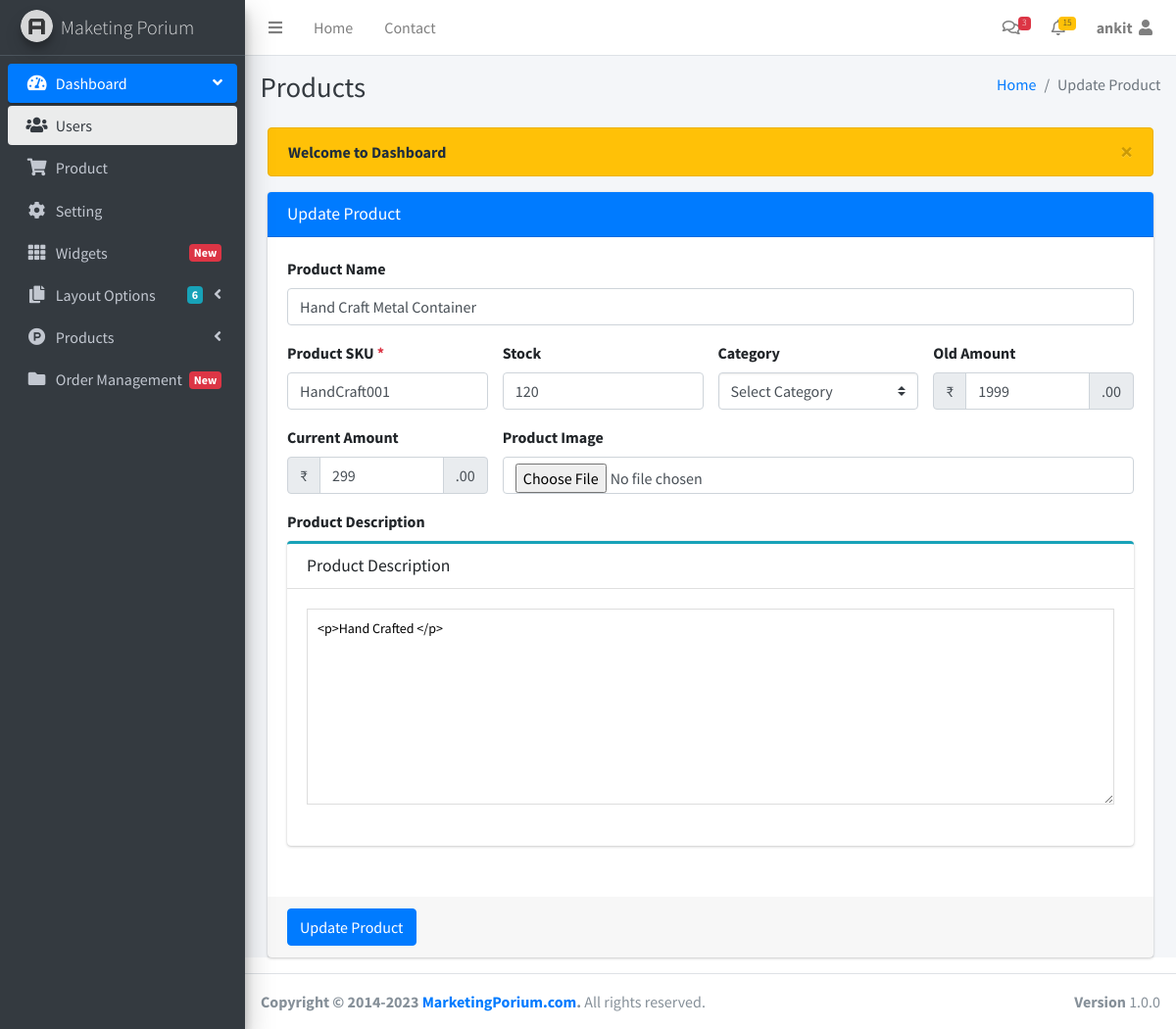
The app's page /admin/edit-product.php?product_id=2 (signed in) with its own data.
### tables this page shows
CREATE TABLE `products` (
  `product_id` int(11) NOT NULL,
  `product_name` varchar(255) NOT NULL,
  `product_category_id` int(11) NOT NULL,
  `product_old_price` float NOT NULL,
  `product_price` float NOT NULL,
  `product_stock` int(11) NOT NULL,
  `product_description` text NOT NULL,
  `product_image` varchar(255) NOT NULL,
  `product_code` varchar(255) NOT NULL,
  `product_status` tinyint(1) DEFAULT 1
);

### admin/edit-product.php (the view, shortened to what this page needs)
<?php
include('includes/header.php');
include('includes/topbar.php');
include('includes/sidebar.php');
?>
<div class="content-wrapper">
    <div class="content-header">
        <div class="container-fluid">
            <div class="row mb-2">
                <div class="col-sm-6">
                    <h1 class="m-0 text-dark">Products</h1>
                </div>
                <div class="col-sm-6">
                    <ol class="breadcrumb float-sm-right">
                        <li class="breadcrumb-item"><a href="index.php">Home</a></li>
                        <li class="breadcrumb-item active">Update Product</li>
                    </ol>
                </div>
            </div>
        </div>
    </div>
    <section class="content">
        <div class="container-fluid">
            <div class="col-12">
                <div class="card card-primary">
                    <div class="card-header">
                        <h3 class="card-title">Update Product</h3>
                    </div>
                    <?php
                        if(isset($_GET['product_id'])){
                            $storeProductId= escape_string($_GET['product_id']);
                            $result = query("select * from products where product_id = '$storeProductId' limit 1");
                            foreach($result as $row):
                    ?>
                    <form role="form" action="response.php"  method="post" enctype="multipart/form-data">
                        <div class="card-body">
                            <div class="row">
                                <div class="form-group  col-12">
                                    <label for="product-name">Product Name</label>
                                    <input type="text" class="form-control" value="<?php echo $row['product_name']?>" placeholder="Enter Product Name" name="product_name">
                                </div>
                                <div class="form-group col-md-3">
                                    <label for="product-sku">Product SKU <span class="text-danger">*</span></label>
                                    <input type="text" class="form-control" placeholder="Enter Product Code" value="<?php echo $row['product_code']?>" name="product_code">
                                </div>
                                <div class="form-group col-md-3">
                                    <label for="product-quantity">Stock</label>
                                    <input type="number" name="product_stock" min="1" class="form-control" value="<?php echo $row['product_stock']?>" placeholder="Quantity" required>
                                </div>
                                <div class="form-group col-md-3">
                                    <label>Category</label>
                                    <select class="custom-select" name="product_category">
                                        <option value selected disabled>Select Category</option>
                                    </select>
                                </div>
                                <div class="form-group col-md-3">
                                    <label for="price">Old Amount</label>
                                    <div class="input-group">
                                        <div class="input-group-prepend">
                                            <span class="input-group-text">₹</span>
                                        </div>
                                        <input type="text" class="form-control" name="product_old_price" value="<?php echo $row['product_old_price']?>" placeholder="Amount">
                                        <div class="input-group-append">
                                            <span class="input-group-text">.00</span>
                                        </div>
                                    </div>
                                </div>
                            </div>
                            <div class="row">
                            <div class="form-group col-md-3">
                                    <label for="price">Current Amount</label>
                                    <div class="input-group">
                                        <div class="input-group-prepend">
                                            <span class="input-group-text">₹</span>
                                        </div>
                                        <input type="text" class="form-control" value="<?php echo $row['product_price']?>" name="product_price" placeholder="Amount">
                                        <div class="input-group-append">
                                            <span class="input-group-text">.00</span>
                                        </div>
                                    </div>
                                </div>
                            <div class="form-group col-md-9">
                                <label for="exampleInputEmail1">Product Image</label>
                                <input type="file" name="product_image" value="<?php echo $row['product_image']?>" class="form-control"  placeholder="Add Slider">
                            </div>
                            </div>
                            <div class="row">
                                <div class="col-md-12">
                                    <label for="">Product Description</label>
                                    <div class="card card-outline card-info">
                                        <div class="card-header">
                                            <h3 class="card-title">
                                               Product Description
                                            </h3>
                                        </div>
                                        <div class="card-body pad">
                                            <div class="mb-3">
                                                <textarea id="textareas" class="textarea" placeholder="Place some text here" style="width: 100%; height: 200px; font-size: 14px; line-height: 18px; border: 1px solid #dddddd; padding: 10px;" name="product_description"><?php echo $row['product_description']?></textarea>
                                            </div>
                                        </div>
                                    </div>
                                </div>
                            </div>
                        </div>
                        <div class="card-footer">
                            <button type="submit" name="updateProduct" class="btn btn-primary">Update Product</button>
                        </div>
                    </form>
                    <?php endforeach; }?>
                </div>
            </div>
    </section>
</div>
<?php include('includes/footer.php'); ?>

### records on screen
products: product_name "Hand Craft Metal Container", product_code "HandCraft001", product_stock "120", product_old_price "1999", product_price "299", product_description "<p>Hand Crafted </p>"

### other values on screen
$_SESSION["admin_user"] "ankit"
$_SESSION['message'] "Welcome to Dashboard"
